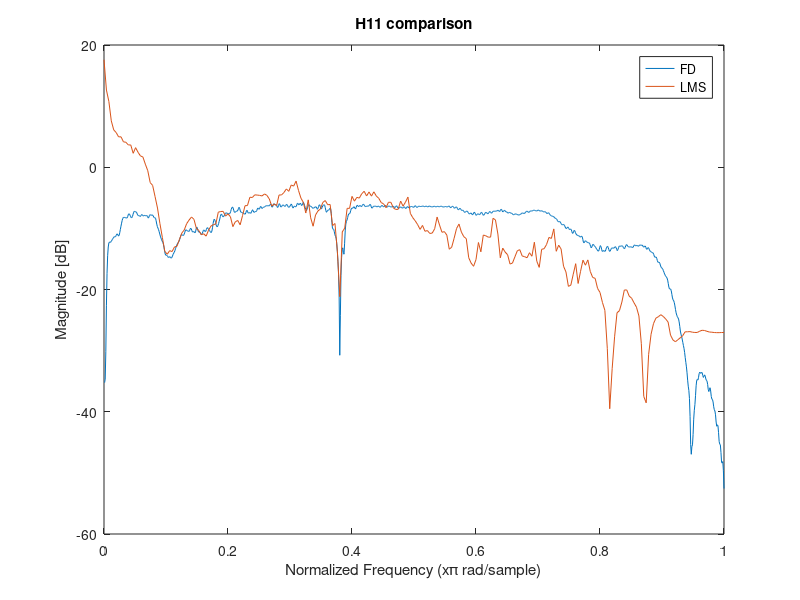
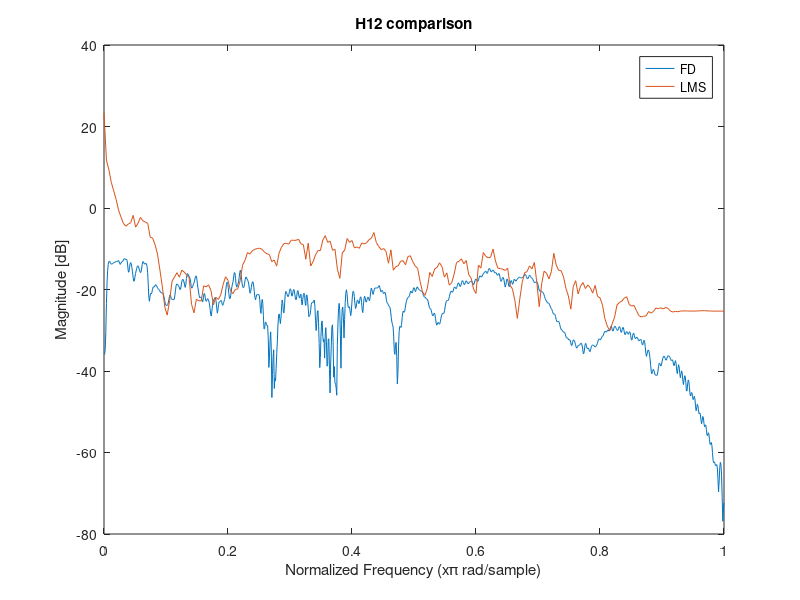
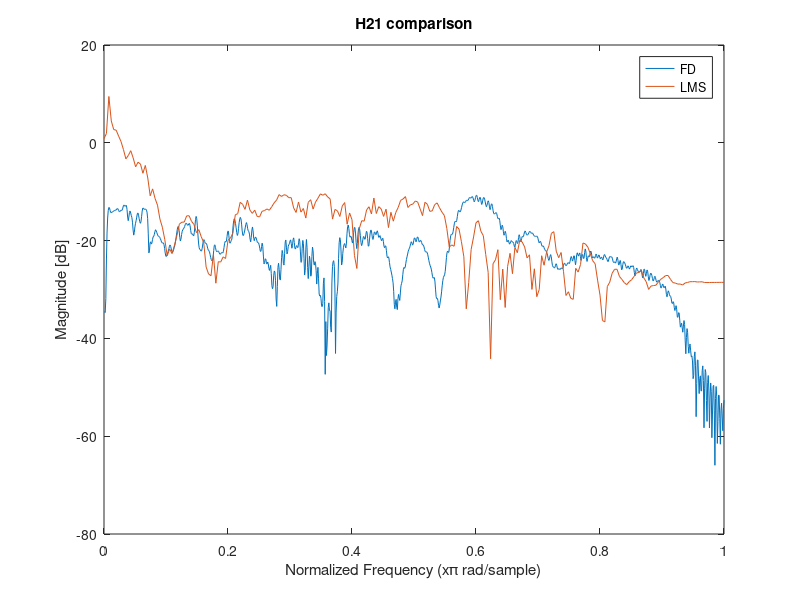
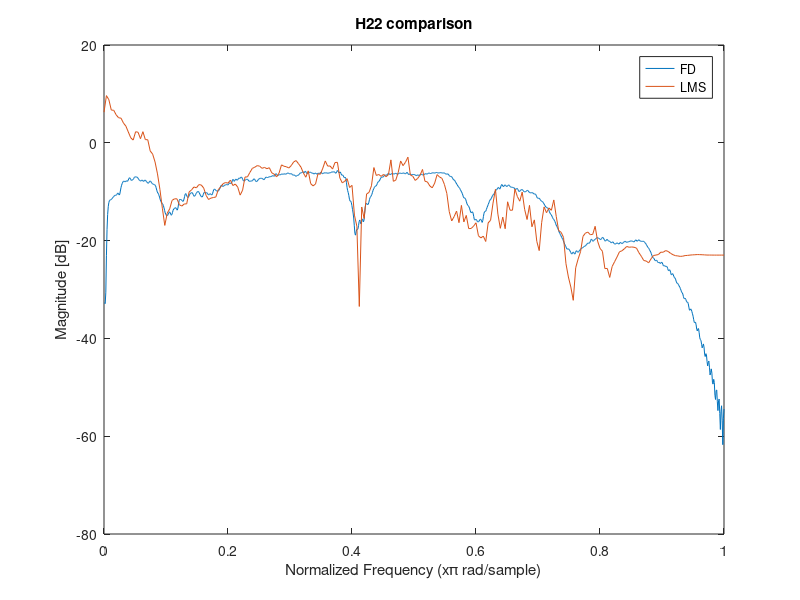

These figures' MATLAB source, in order:
% comparison between H11, H12, H21, H22 filters of the fast deconvolution
% and the lms algorithm as shown in Fig. 5 of "Comprehensive Comparison of the Least Mean Square Algorithm and the
% Fast Deconvolution Algorithm for Crosstalk Cancellation"
clc
close all 
clear all

load ("fast_deconvolution_filters.mat");
H11_fd = H11;
H12_fd = H12;
H21_fd = H21;
H22_fd = H22;

load ("lms_filters.mat");
H11_lms = H11;
H12_lms = H12;
H21_lms = H21;
H22_lms = H22;


%frequency axes
f_df = linspace(0, 1, length(H11_fd(1:end/2)));
f_lms = linspace(0, 1, length(H11_lms(1:end/2)));

figure('Name','H11 comparison','NumberTitle','off');
% monolateral spectrum
plot(f_df, 20*log10(abs(H11_fd(1:end/2))));
hold on
plot(f_lms, 20*log10(abs(H11_lms(1:end/2))));
title('H11 comparison');
xlabel('Normalized Frequency (x\pi rad/sample)');
ylabel('Magnitude [dB]');
legend('FD', 'LMS')

figure('Name','H12 comparison','NumberTitle','off');
% monolateral spectrum
plot(f_df, 20*log10(abs(H12_fd(1:end/2))));
hold on
plot(f_lms, 20*log10(abs(H12_lms(1:end/2))));
title('H12 comparison');
xlabel('Normalized Frequency (x\pi rad/sample)');
ylabel('Magnitude [dB]');
legend('FD', 'LMS')

figure('Name','H21 comparison','NumberTitle','off');
% monolateral spectrum
plot(f_df, 20*log10(abs(H21_fd(1:end/2))));
hold on
plot(f_lms, 20*log10(abs(H21_lms(1:end/2))));
title('H21 comparison');
xlabel('Normalized Frequency (x\pi rad/sample)');
ylabel('Magnitude [dB]');
legend('FD', 'LMS')

figure('Name','H22 comparison','NumberTitle','off');
% monolateral spectrum
plot(f_df, 20*log10(abs(H22_fd(1:end/2))));
hold on
plot(f_lms, 20*log10(abs(H22_lms(1:end/2))));
title('H22 comparison');
xlabel('Normalized Frequency (x\pi rad/sample)');
ylabel('Magnitude [dB]');
legend('FD', 'LMS')